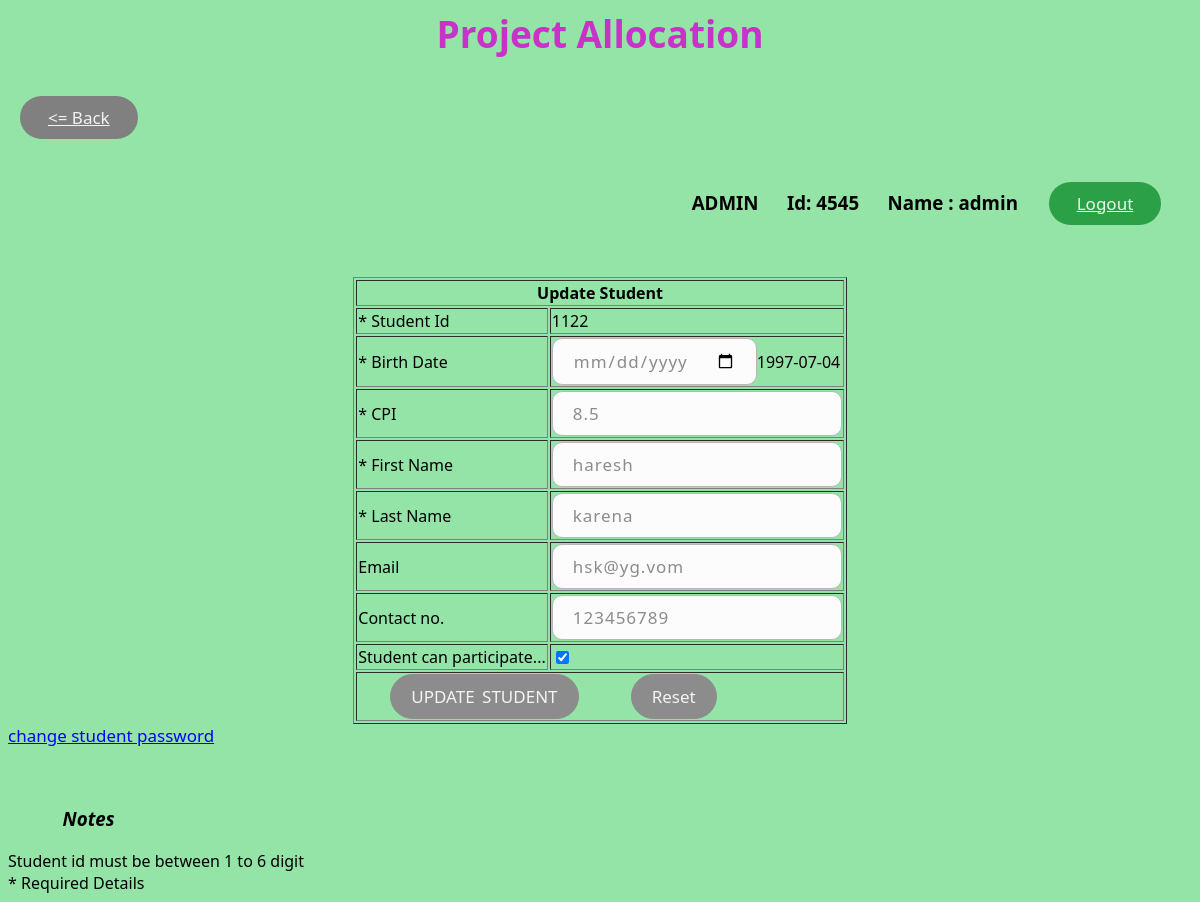
/admin/s/update_student.php?id=1122 (signed in), run on the app's committed database.
### tables this page shows
CREATE TABLE `students` (
  `student_id` int(6) UNSIGNED NOT NULL,
  `faculty` int(6) NOT NULL,
  `password` varchar(20) DEFAULT NULL,
  `cpi` float NOT NULL,
  `first_name` varchar(15) DEFAULT NULL,
  `last_name` varchar(15) DEFAULT NULL,
  `birthdate` varchar(10) NOT NULL,
  `participate` int(1) DEFAULT NULL,
  `leader` int(6) DEFAULT NULL,
  `allocated` int(1) DEFAULT NULL,
  `email` varchar(35) NOT NULL,
  `contact_no` varchar(13) NOT NULL
);

### admin/s/update_student.php (the view, shortened to what this page needs)
<html>
    <head>
        <link rel="stylesheet" type="text/css" href="../../main.css">
    </head>
    <body>
        <h1 align="center">Project Allocation</h1>
        <h3 align="left"><a href="../student.php" class="back shadow"><= Back</a></h3>
        <h3 align="right"><?php if(isset($_SESSION['admin'])){echo 'ADMIN';}else{echo 'FACULTY';} ?>   &emsp;    Id: <?php echo $_SESSION['faculty']; ?>  &emsp;       Name : <?php echo $_SESSION['faculty_name']; ?>&emsp;<a href="../admin_logout.php" class="log_out shadow">Logout</a>&emsp;</h3>
        <form action="update_student_sql.php" onsubmit="return Validate()" method="post">
            <br>
            <table align="center" border="1">
                <tr>
                    <th colspan="2">Update Student</th>
                </tr>
            <?php
            try{
                $dbhandler = new PDO('mysql:host=127.0.0.1;dbname=project_db','root','');
                $dbhandler->setAttribute(PDO::ATTR_ERRMODE,PDO::ERRMODE_EXCEPTION);
                $query=$dbhandler->prepare("select * from students where student_id=?");
                $query->execute(array($_GET['id']));
                $r=$query->fetch();
                if($r==null)
                {
                    header("location:../student.php?msg=student id not available");
                }
                else{
                    echo '<tr>
                    <td>* Student Id</td>
                    <td><input type="hidden" name="s_id" id="id" value="'.$r['student_id'].'">'.$r['student_id'].'</td>
                </tr>
                <tr>
                    <td>* Birth Date</td>
                    <td><input type="date" class="textbox" id="date" name="s_birthday" required>'.$r['birthdate'].'</td>
                </tr>
                <tr>
                    <td>* CPI</td>
                    <td><input type="text" class="textbox" id="cpi" name="s_cpi" value="'.$r['cpi'].'" required></td>
                </tr>
                <tr>
                    <td>* First Name</td>
                    <td><input type="text" class="textbox" id="name1" name="s_f_name" value="'.$r['first_name'].'" required></td>
                </tr>
                <tr>
                    <td>* Last Name</td>
                    <td><input type="text" class="textbox" id="name2" name="s_l_name"  value="'.$r['last_name'].'" required></td>
                </tr>
                <tr>
                    <td>Email</td>
                    <td><input type="email" class="textbox" id="email" name="s_email" value="'.$r['email'].'"></td>
                </tr>
                <tr>
                    <td>Contact no.</td>
                    <td><input type="text" class="textbox" id="no" name="s_contact" value="'.$r['contact_no'].'"></td>
                </tr>
                <tr>
                    <td>Student can participate...</td>
                    <td><input type="checkbox" name="s_participate" ';if($r['participate']){echo 'checked';}else{echo 'unchecked';}echo '></td>
                </tr>';
                }
            }
            catch (PDOException $e){
                header("location:../student.php?msg=hi");
            }
            ?>
                <tr>
                    <td colspan="2">&emsp;&emsp;<input type="submit" class="button shadow" value="UPDATE STUDENT">&emsp;&emsp;&emsp;
                    <input type="reset" class="button shadow" value="Reset"></td>
                </tr>
            </table>
            <?php
                echo '<a href="change_student_password.php?id='.$_GET['id'].'" >change student password</a>';
            ?>
        </form>
        <br><h4>
            <h3><i><ul>&nbsp;&nbsp;&nbsp;Notes</ul></i></h3>
            Student id must be between 1 to 6 digit
            <br>
            *  Required Details
        </h4>
    </body>
</html>

### main.css (style rules this page uses)
h1 { color: rgb(200,50,200); font-family: algerian,Segoe UI,Frutiger,Frutiger Linotype,Dejavu Sans; font-size: 37px; }
a { color: blue; font-size: 17px; }
.log_out { display: inline-block; -webkit-box-sizing: border-box; -moz-box-sizing: border-box; box-sizing: border-box; cursor: pointer; margin: 12px; padding: 10px 28px; border: none; -webkit-border-radius: 30px; border-radius: 30px; font-family: Segoe UI,Frutiger,Frutiger Linotype,Dejavu Sans,Helvetica Neue,Arial,sans-serif; font-size: 17px; font-style: normal; font-variant: normal; font-weight: 500; color: rgba(255,255,255,0.9); -o-text-overflow: clip; text-overflow: clip; background: #2ba046; }
.back { display: inline-block; -webkit-box-sizing: border-box; -moz-box-sizing: border-box; box-sizing: border-box; cursor: pointer; margin: 12px; padding: 10px 28px; border: none; -webkit-border-radius: 30px; border-radius: 30px; font-family: Segoe UI,Frutiger,Frutiger Linotype,Dejavu Sans,Helvetica Neue,Arial,sans-serif; font-size: 17px; font-style: normal; font-variant: normal; font-weight: 500; color: rgba(255,255,255,0.9); -o-text-overflow: clip; text-overflow: clip; background: grey; }
.textbox { display: inline-block; -webkit-box-sizing: content-box; -moz-box-sizing: content-box; box-sizing: content-box; padding: 10px 20px; border: 1px solid #b7b7b7; -webkit-border-radius: 3px; border-radius: 10px; font-family: Segoe UI,Frutiger,Frutiger Linotype,Dejavu Sans,Helvetica Neue,Arial,sans-serif; font-size: 17px; font-style: normal; font-variant: normal; font-weight: 500; color: rgba(140,140,140,1); -o-text-overflow: clip; text-overflow: clip; letter-spacing: 1px; word-spacing: 1px; background: rgba(252,252,252,1); }
.button { display: inline-block; -webkit-box-sizing: content-box; -moz-box-sizing: content-box; box-sizing: content-box; cursor: pointer; padding: 10px 20px; border: 1px solid #8c8c8c; -webkit-border-radius: 30px; border-radius: 30px; font-family: Segoe UI,Frutiger,Frutiger Linotype,Dejavu Sans,Helvetica Neue,Arial,sans-serif; font-size: 17px; font-style: normal; font-variant: normal; font-weight: 500; color: rgba(255,255,255,0.9); -o-text-overflow: clip; text-overflow: clip; word-spacing: 3px; background: rgba(140,140,140,1); }

### data on the page
students: student_id "1122", birthdate "1997-07-04", s_cpi "8.5", s_f_name "haresh", s_l_name "karena", s_email "hsk@yg.vom", s_contact "123456789", participate "☑"

### other printed values
$_SESSION['faculty'] "4545"
$_SESSION['faculty_name'] "admin"
